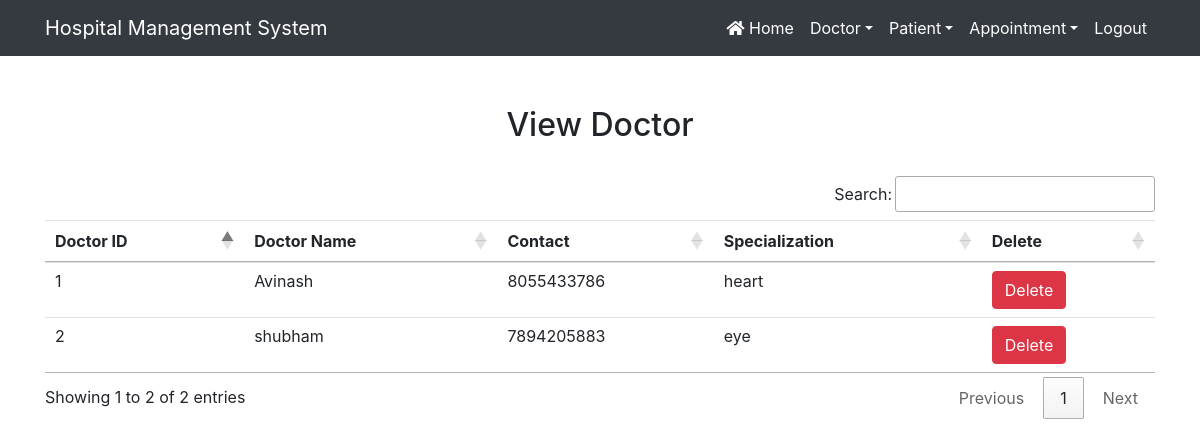
Page /view_doctor (signed in) on the committed database.
### hospital/models.py (models this page shows, shortened)
class Doctor(models.Model):
    name=models.CharField(max_length=50)
    mobile=models.IntegerField()
    special=models.CharField(max_length=50)  #doctr ka kis cheex m specialization h ex-heart ya ear ka doctr h

### hospital/views.py (the view)
# urls.py: path('view_doctor',views.View_Doctor,name="view_doctor"),
def View_Doctor(request):
    if not request.user.is_staff:
        return redirect('login')
    doc=Doctor.objects.all()
    d={'doc':doc}
    return render(request,'view_doctor.html',d)

### hospital/templates/view_doctor.html
{% extends 'nav.html' %}
 {% load static %}
 {% block body %}
 <div class="container" style="margin-top:50px">
   <h2 class="text-center">View Doctor</h2>
   <br>
   <table class="table table-hover" id="example">
     <thead>
     <tr>
        <th>Doctor ID</th>
        <th>Doctor Name</th>
        <th>Contact</th>
        <th>Specialization</th>
        <th>Delete</th>
     </tr>
     </thead>
     <tbody>
     {% for i in doc %}
     <tr>
       <td>{{i.id}}</td>
       <td>{{i.name}}</td>
       <td>{{i.mobile}}</td>
       <td>{{i.special}}</td>
       <td><a href="{% url 'delete_doctor' i.id %}" onclick="return confirm('Are you really want to delete')" class="btn btn-danger">Delete</a></td>
     </tr>
     {% endfor %}
     </tbody>
   </table>
 </div>
 {% endblock body %}

### rows in the picture
Doctor: id "1", name "Avinash", mobile "8055433786", special "heart"
Doctor: id "2", name "shubham", mobile "7894205883", special "eye"
